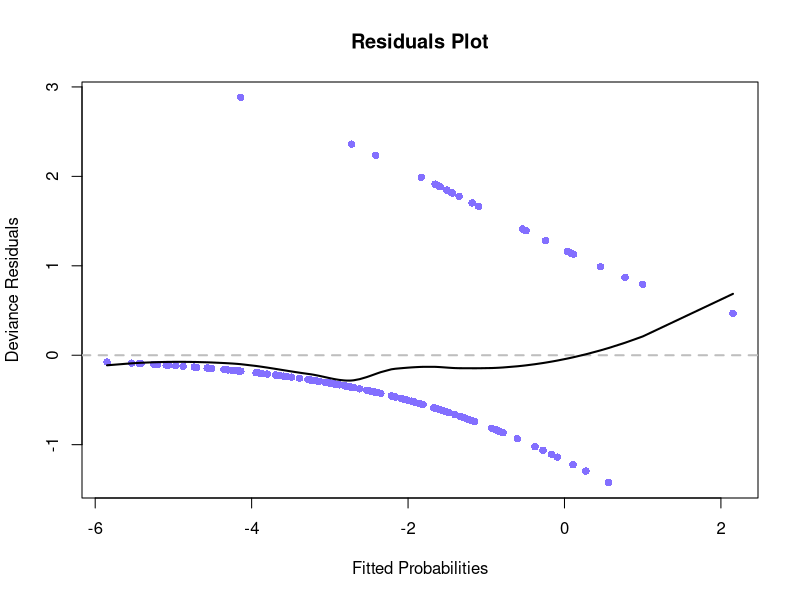

This figure's R source:
## ---- chunk 1
#| message: false
#| warning: false

# read data
vaxx <- read.table("../../data/CH14PR14.txt", header=TRUE)

# fit logistic model
gfit3 <- glm(Y ~ X1 + X2 + X3, data=vaxx, family = binomial(link ="logit"))
summary(gfit3)
## ---- chunk 2
# find the odds ratio for each of the variables and interpret
exp(gfit3$coefficients[2])
exp(gfit3$coefficients[3])
exp(gfit3$coefficients[4])
## ---- chunk 3
# find probability a 55 year old male with a health index of 60 receives vaccine
pi = (exp(-1.17716 + 0.07279*55 - 0.09899*60 + 0.43397*1))/(1+exp(-1.17716 + 0.07279*55 - 0.09899*60 + 0.43397*1))

# confidence interval: males with ages differing 30 and index differing 25
exp(30*gfit3$coefficients[2])
exp(25*gfit3$coefficients[3])
test1 <- exp(30*(confint.default(gfit3, level=.95)))
test2 <- exp(25*(confint.default(gfit3, level=.95)))
## ---- chunk 4
# wald test for inclusion of x3: alpha = 0.05
norm <- qnorm(.975)                             # cutoff for decision
summary(gfit3)                                  # p-value
z_star <- .43397/.52179                         # z* statistic
## ---- chunk 5
#| message: false
#| warning: false

# likelihood ratio test for inclusion of x3: alpha = 0.05
chi4c <- qchisq(.95, df=1)                      # chi squared cutoff
library(lmtest)                                 # required package
nested <- glm(Y ~ X1 + X2,                      # model without x3
              data=vaxx,
              family = binomial(link ="logit"))
summary(nested)
lrtest(nested, gfit3)                           # test
## ---- chunk 6
#| message: false
#| warning: false

# likelihood ratio test for inclusion of second-order terms: alpha = 0.05
chi4d <- qchisq(.95, df=3)                      # chi squared cutoff

x_1sq <- vaxx$X1^2                              # x1 squared term
x_2sq <- vaxx$X2^2                              # x2 squared term
x_3sq <- vaxx$X3^2                              # x3 squared term
interact12 <- vaxx$X1*vaxx$X2                   # interaction of x1 and x2
interact13 <- vaxx$X1*vaxx$X3                   # interaction of x1 and x3
interact23 <- vaxx$X2*vaxx$X3                   # interaction of x2 and x3

complex <- glm(vaxx$Y ~ vaxx$X1 + vaxx$X2 + vaxx$X3 + x_1sq + x_2sq + interact12,
               family = binomial(link ="logit"))

summary(complex)
lrtest(gfit3, complex)                          # test
## ---- chunk 7
#| message: false
#| warning: false

# model selection with forward BIC
fit0 <- glm(Y ~ 1, family=binomial(), data=vaxx)  # null model

fitfull <- glm(vaxx$Y ~ vaxx$X1 + vaxx$X2 + vaxx$X3 +  interact12 + interact13 + interact23,
               family = binomial(link ="logit"))  # all first order terms and interactions

fitbic <- step(fit0,
               scope=list(upper=fitfull),
               data=vaxx,
               direction="forward",
               k=log(nrow(vaxx)))

# deviance residuals vs. estimated probabilities
fitbic <- glm(vaxx$Y ~ vaxx$X1 + vaxx$X2 + interact12,
              family = binomial(link ="logit"))  # model selected using forward BIC
r1 <- loess(residuals(fitbic) ~ predict(fitbic)) # fit residuals against fitted pi's
y <- predict(r1, se=TRUE)                        # predict residual

xvals <- predict(fitbic)                         # linear predictors of fitbic
orderx <- order(predict(fitbic))                 # order of lowest to highest xvals
summary(fitbic)                                  # print summary


plot(predict(fitbic), residuals(fitbic),         # predicted pi vs. residual
     col="slateblue1", pch=16,
     ylab="Deviance Residuals",
     xlab="Fitted Probabilities",
     main="Residuals Plot")
abline(h=0, lty=2, col="grey", lwd=2)            # grey line on y = 0
lines(x=xvals[orderx],                           # linear predictors, ordered
      y=y$fit[orderx],                           # corresponding predicted residual
      lwd=2)                                     # loess line
